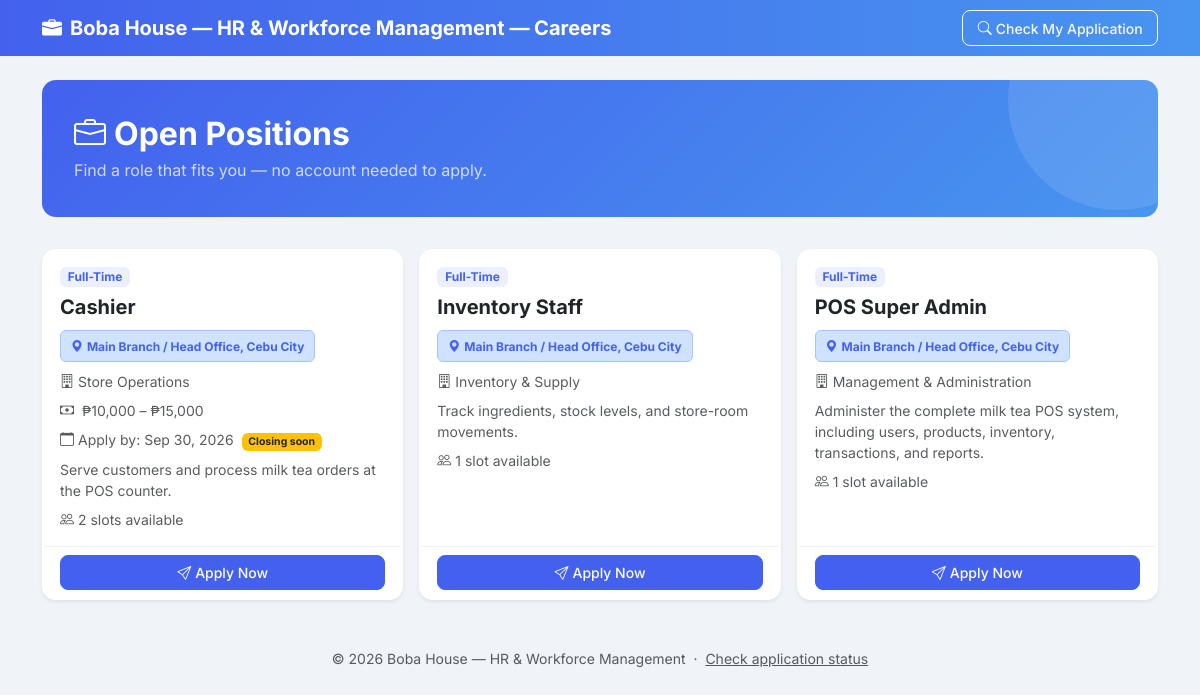
The app's page /hrms/apply.php with its own data.
### tables this page shows
CREATE TABLE `job_postings` (
  `id` int(11) NOT NULL,
  `title` varchar(150) NOT NULL,
  `department_id` int(11) DEFAULT NULL,
  `branch_id` int(11) DEFAULT NULL COMMENT 'which branch this position is hiring for',
  `position_id` int(11) DEFAULT NULL,
  `description` text DEFAULT NULL,
  `requirements` text DEFAULT NULL,
  `qualifications` text DEFAULT NULL,
  `salary_min` decimal(12,2) DEFAULT NULL,
  `salary_max` decimal(12,2) DEFAULT NULL,
  `slots` int(11) DEFAULT 1,
  `job_type` enum('Full-Time','Part-Time','Contract','Internship') DEFAULT 'Full-Time',
  `status` enum('draft','open','closed','filled') DEFAULT 'draft',
  `posted_by` int(11) DEFAULT NULL,
  `deadline` date DEFAULT NULL,
  `created_at` timestamp NOT NULL DEFAULT current_timestamp(),
  `updated_at` timestamp NOT NULL DEFAULT current_timestamp() ON UPDATE current_timestamp()
);

CREATE TABLE `branches` (
  `id` int(11) NOT NULL,
  `pos_branch_id` int(11) DEFAULT NULL,
  `branch_code` varchar(30) NOT NULL,
  `name` varchar(150) NOT NULL,
  `address` varchar(255) NOT NULL,
  `city` varchar(100) DEFAULT NULL,
  `latitude` decimal(10,7) DEFAULT NULL,
  `longitude` decimal(10,7) DEFAULT NULL,
  `phone` varchar(30) DEFAULT NULL,
  `manager_id` int(11) DEFAULT NULL,
  `status` enum('active','inactive') NOT NULL DEFAULT 'active',
  `created_at` timestamp NOT NULL DEFAULT current_timestamp(),
  `updated_at` timestamp NOT NULL DEFAULT current_timestamp() ON UPDATE current_timestamp()
);

CREATE TABLE `departments` (
  `id` int(11) NOT NULL,
  `name` varchar(100) NOT NULL,
  `description` text DEFAULT NULL,
  `head_id` int(11) DEFAULT NULL,
  `status` enum('active','inactive') DEFAULT 'active',
  `created_at` timestamp NOT NULL DEFAULT current_timestamp(),
  `updated_at` timestamp NOT NULL DEFAULT current_timestamp() ON UPDATE current_timestamp()
);

### hrms/includes/functions.php (called while the page is built, shortened)
<?php
function formatDate(?string $date): string {
    try { return (new DateTime($date))->format('M j, Y'); } catch (Exception $e) { return htmlspecialchars($date); }
}

### hrms/apply.php (the view, shortened to what this page needs)
<?php
require_once 'includes/functions.php';
$db        = getDB();
$publicJobTitleSql = "'POS Super Admin','Cashier','Inventory Staff'";
$db->exec("CREATE TABLE IF NOT EXISTS branches (
    id           INT AUTO_INCREMENT PRIMARY KEY,
    branch_code  VARCHAR(30)  NOT NULL UNIQUE,
    name         VARCHAR(150) NOT NULL,
    address      VARCHAR(255) NOT NULL,
    city         VARCHAR(100) DEFAULT NULL,
    latitude     DECIMAL(10,7) DEFAULT NULL,
    longitude    DECIMAL(10,7) DEFAULT NULL,
    phone        VARCHAR(30)  DEFAULT NULL,
    manager_id   INT DEFAULT NULL,
    status       ENUM('active','inactive') NOT NULL DEFAULT 'active',
    created_at   TIMESTAMP DEFAULT CURRENT_TIMESTAMP,
    updated_at   TIMESTAMP DEFAULT CURRENT_TIMESTAMP ON UPDATE CURRENT_TIMESTAMP
) ENGINE=InnoDB DEFAULT CHARSET=utf8mb4");
$db->exec("ALTER TABLE job_postings ADD COLUMN IF NOT EXISTS branch_id INT NULL AFTER department_id");
$db->exec("ALTER TABLE applicants   ADD COLUMN IF NOT EXISTS branch_id INT NULL AFTER job_id");
$db->exec("CREATE TABLE IF NOT EXISTS job_posting_branches (job_posting_id INT NOT NULL, branch_id INT NOT NULL, PRIMARY KEY(job_posting_id,branch_id)) ENGINE=InnoDB DEFAULT CHARSET=utf8mb4 COLLATE=utf8mb4_unicode_ci");
$db->exec("INSERT IGNORE INTO job_posting_branches(job_posting_id,branch_id) SELECT id,branch_id FROM job_postings WHERE branch_id IS NOT NULL");
$activeBranches = $db->query("SELECT id, name, city FROM branches WHERE status='active' ORDER BY name")->fetchAll();
$success   = '';
$appCode   = '';
$appEmail  = '';
$selectedJob = null;
$jobs = $db->query(
    "SELECT j.*, d.name AS dept_name, p.title AS position_title,
            b.name AS branch_name, b.city AS branch_city,
            pm.pos_position_label
     FROM job_postings j
     LEFT JOIN pos_job_postings_meta pm ON pm.job_posting_id = j.id
     LEFT JOIN departments d ON j.department_id = d.id
     LEFT JOIN positions p ON j.position_id = p.id
     LEFT JOIN branches b ON j.branch_id = b.id
     WHERE j.status = 'open'
       AND j.title IN ($publicJobTitleSql)
       AND (j.deadline IS NULL OR j.deadline >= CURDATE())
     ORDER BY j.created_at DESC"
)->fetchAll();
$jobCards=[];
$mapStmt=$db->prepare("SELECT b.id,b.name,b.city FROM job_posting_branches jpb JOIN branches b ON b.id=jpb.branch_id WHERE jpb.job_posting_id=? AND b.status='active' ORDER BY b.name");
foreach($jobs as $j){
    $mapStmt->execute([$j['id']]); $mapped=$mapStmt->fetchAll();
    foreach($mapped as $b){$c=$j;$c['card_branch_id']=(int)$b['id'];$c['branch_name']=$b['name'];$c['branch_city']=$b['city'];$jobCards[]=$c;}
}
?>
<!DOCTYPE html>
<html lang="en">
<head>
    <link rel="stylesheet" href="https://cdn.jsdelivr.net/npm/bootstrap@5.3.2/dist/css/bootstrap.min.css">
    <link rel="stylesheet" href="https://cdn.jsdelivr.net/npm/bootstrap-icons@1.11.3/font/bootstrap-icons.min.css">
    <link rel="stylesheet" href="assets/css/style.css">
</head>
<body>
<nav class="navbar navbar-dark" style="background:linear-gradient(90deg,#4361ee,#4895ef);">
    <div class="container">
        <a class="navbar-brand fw-bold" href="<?= SITE_URL ?>apply.php">
            <i class="bi bi-briefcase-fill me-2"></i><?= SITE_NAME ?> — Careers
        </a>
        <a href="<?= SITE_URL ?>applicant/status.php" class="btn btn-outline-light btn-sm">
            <i class="bi bi-search me-1"></i>Check My Application
        </a>
    </div>
</nav>
<div class="container py-4">
<?php if ($success): ?>
<div class="row justify-content-center">
    <div class="col-lg-6">
        <div class="card border-success shadow-sm text-center p-4">
            <div class="display-3 text-success mb-3"><i class="bi bi-check-circle-fill"></i></div>
            <h3 class="fw-bold mb-2">Application Submitted!</h3>
            <p class="text-muted mb-3">Your application reference code is:</p>
            <div class="alert alert-success fw-bold fs-4 letter-spacing-1 py-2"><?= htmlspecialchars($appCode) ?></div>
            <p class="text-muted small">
                Our HR team will review your application and reach out via
                <strong><?= htmlspecialchars($appEmail) ?></strong>.<br>
                Save your code — you'll need it to check your status.
            </p>
            <div class="d-flex gap-2 justify-content-center mt-3 flex-wrap">
                <a href="<?= SITE_URL ?>applicant/status.php?email=<?= urlencode($appEmail) ?>"
                   class="btn btn-success">
                    <i class="bi bi-search me-1"></i>Track My Application
                </a>
                <a href="<?= SITE_URL ?>apply.php" class="btn btn-outline-primary">
                    <i class="bi bi-briefcase me-1"></i>Browse More Jobs
                </a>
            </div>
        </div>
    </div>
</div>
<?php else: ?>
<div class="careers-header">
    <h2 class="fw-bold mb-1"><i class="bi bi-briefcase me-2"></i>Open Positions</h2>
    <p class="mb-0 opacity-75">Find a role that fits you — no account needed to apply.</p>
</div>
<?php if (empty($jobs)): ?>
<div class="card"><div class="card-body text-center py-5 text-muted">
    <div class="display-4 mb-3"><i class="bi bi-briefcase"></i></div>
    <h5>No open positions right now.</h5>
    <p class="small">Check back soon — new roles are posted regularly.</p>
</div></div>
<?php else: ?>
<div class="row g-3">
    <?php foreach ($jobCards as $job): ?>
    <div class="col-md-6 col-lg-4">
        <div class="card h-100 job-card shadow-sm">
            <div class="card-body d-flex flex-column">
                <span class="badge badge-type mb-2 align-self-start"><?= htmlspecialchars($job['job_type'] ?? 'Full-time') ?></span>
                <h5 class="fw-bold mb-1"><?= htmlspecialchars($job['title']) ?></h5>
                <?php if (!empty($job['branch_name'])): ?>
                <div class="job-branch-row"><span class="badge bg-primary-subtle text-primary border border-primary-subtle"><i class="bi bi-geo-alt-fill me-1"></i><?= htmlspecialchars($job['branch_name']) ?><?= $job['branch_city'] ? ', '.htmlspecialchars($job['branch_city']) : '' ?></span></div>
                <?php endif; ?>
                <?php if ($job['dept_name']): ?>
                <div class="small text-muted mb-2"><i class="bi bi-building me-1"></i><?= htmlspecialchars($job['dept_name']) ?></div>
                <?php endif; ?>
                <?php if ($job['salary_min'] || $job['salary_max']): ?>
                <div class="small text-muted mb-2">
                    <i class="bi bi-cash me-1"></i>
                    ₱<?= number_format($job['salary_min'] ?? 0) ?>
                    <?php if ($job['salary_max']): ?> – ₱<?= number_format($job['salary_max']) ?><?php endif; ?>
                </div>
                <?php endif; ?>
                <?php if ($job['deadline']): ?>
                <div class="small text-muted mb-2">
                    <i class="bi bi-calendar me-1"></i>Apply by: <?= formatDate($job['deadline']) ?>
                    <?php if ($job['deadline'] < date('Y-m-d')): ?>
                    <span class="badge bg-danger ms-1">Closed</span>
                    <?php elseif ($job['deadline'] <= date('Y-m-d', strtotime('+7 days'))): ?>
                    <span class="badge bg-warning text-dark ms-1">Closing soon</span>
                    <?php endif; ?>
                </div>
                <?php endif; ?>
                <?php if ($job['description']): ?>
                <p class="text-muted small mb-2"><?= htmlspecialchars(substr($job['description'], 0, 110)) ?><?= strlen($job['description']) > 110 ? '…' : '' ?></p>
                <?php endif; ?>
                <?php if ($job['slots']): ?>
                <div class="small text-muted"><i class="bi bi-people me-1"></i><?= $job['slots'] ?> slot<?= $job['slots'] > 1 ? 's' : '' ?> available</div>
                <?php endif; ?>
            </div>
            <div class="card-footer">
                <a href="<?= SITE_URL ?>apply.php?job_id=<?= $job['id'] ?>&branch_id=<?= (int)($job['card_branch_id'] ?? $job['branch_id'] ?? 0) ?>" class="btn btn-primary btn-sm w-100">
                    <i class="bi bi-send me-1"></i>Apply Now
                </a>
            </div>
        </div>
    </div>
    <?php endforeach; ?>
</div>
<?php endif; ?>
<?php endif; ?>
<div class="text-center mt-5 pb-3 text-muted small">
    &copy; <?= date('Y') ?> <?= SITE_NAME ?>
    &nbsp;·&nbsp;
    <a href="<?= SITE_URL ?>applicant/status.php" class="text-muted">Check application status</a>
</div>
</div>
</body>
</html>

### hrms/assets/css/style.css (style rules this page uses)
:root { --primary: #4361ee; --primary-dark: #2f4ac7; --secondary: #3f37c9; --accent: #4cc9f0; --success: #06d6a0; --warning: #ffbe0b; --danger: #ef233c; --sidebar-bg: #1a1f3a; --sidebar-text: #c8d6e5; --sidebar-active: #4361ee; --topbar-height: 64px; --sidebar-width: 260px; --sidebar-collapsed: 70px; --card-shadow: 0 2px 12px rgba(67,97,238,.10); --transition: all 0.25s ease; }
* { box-sizing: border-box; }
body { font-family: 'Inter', 'Segoe UI', sans-serif; background: #f0f4ff; transition: background .3s, color .3s; overflow-x: hidden; }
.card { border: none; border-radius: 14px; box-shadow: var(--card-shadow); transition: var(--transition); }
.btn { border-radius: 8px; font-size: .875rem; font-weight: 500; padding: .4rem .9rem; transition: var(--transition); }
.btn-primary { background: var(--primary); border-color: var(--primary); }
.text-primary { color: var(--primary) !important; }
.card { transition:transform .22s ease, box-shadow .22s ease, border-color .22s ease; }
.btn { transition:transform .16s ease, box-shadow .2s ease, background-color .2s ease, border-color .2s ease; }

### hrms/apply.php (style rules this page uses)
body { background: #f0f4f8; font-family: 'Inter', sans-serif; }
.job-card { cursor: pointer; transition: box-shadow .2s, border-color .2s; border: 2px solid transparent; }
.careers-header { background: linear-gradient(135deg, #4361ee 0%, #4895ef 100%); color: #fff; border-radius: 14px; padding: 2.2rem 2rem; margin-bottom: 2rem; }
.badge-type { background: rgba(67,97,238,.1); color: #4361ee; font-size: .75rem; }
.job-card { overflow:hidden; transform:translateY(0); animation:careerCardIn .5s ease both; }
.job-card .card-body { min-height:260px; }
.job-card .card-footer { margin-top:auto; background:rgba(255,255,255,.88); border-top:1px solid #edf1f7; }
.job-branch-row { min-height:31px; display:flex; align-items:center; margin:.45rem 0 .55rem; }
.job-branch-row .badge { display:inline-flex; align-items:center; white-space:normal; text-align:left; line-height:1.25; padding:.45rem .62rem; }
.careers-header { position:relative; overflow:hidden; animation:careerHeroIn .55s ease both; }
.careers-header::after { content:''; position:absolute; width:220px; height:220px; border-radius:50%; background:rgba(255,255,255,.10); right:-70px; top:-90px; }
.btn, .form-control, .form-select, .card { transition:transform .2s ease, box-shadow .2s ease, border-color .2s ease, background-color .2s ease; }

### records on screen
job_postings: job_type "Full-Time", title "Cashier", branch.name "Main Branch / Head Office", branch.city "Cebu City", department.name "Store Operations", salary_min "10,000", salary_max "15,000", deadline "Sep 30, 2026", shows "Closing soon", description "Serve customers and process milk tea orders at the POS counter.", slots "2"
job_postings: job_type "Full-Time", title "Inventory Staff", branch.name "Main Branch / Head Office", branch.city "Cebu City", department.name "Inventory & Supply", description "Track ingredients, stock levels, and store-room movements.", slots "1"
job_postings: job_type "Full-Time", title "POS Super Admin", branch.name "Main Branch / Head Office", branch.city "Cebu City", department.name "Management & Administration", description "Administer the complete milk tea POS system, including users, products, inventory, transactions, and reports.", slots "1"

### other values on screen
SITE_NAME "Boba House — HR & Workforce Management"
